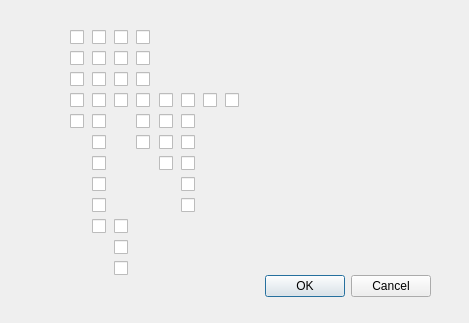
<?xml version="1.0" encoding="UTF-8"?>
<ui version="4.0">
 <class>Dialog</class>
 <widget class="QDialog" name="Dialog">
  <property name="geometry">
   <rect>
    <x>0</x>
    <y>0</y>
    <width>469</width>
    <height>323</height>
   </rect>
  </property>
  <property name="windowTitle">
   <string>Dialog</string>
  </property>
  <widget class="QDialogButtonBox" name="buttonBox">
   <property name="geometry">
    <rect>
     <x>90</x>
     <y>270</y>
     <width>341</width>
     <height>32</height>
    </rect>
   </property>
   <property name="orientation">
    <enum>Qt::Horizontal</enum>
   </property>
   <property name="standardButtons">
    <set>QDialogButtonBox::Cancel|QDialogButtonBox::Ok</set>
   </property>
  </widget>
  <widget class="QWidget" name="gridLayoutWidget">
   <property name="geometry">
    <rect>
     <x>70</x>
     <y>30</y>
     <width>171</width>
     <height>249</height>
    </rect>
   </property>
   <layout class="QGridLayout" name="gridLayout">
    <item row="0" column="3">
     <widget class="QCheckBox" name="checkBox_23"/>
    </item>
    <item row="1" column="2">
     <widget class="QCheckBox" name="checkBox_22"/>
    </item>
    <item row="5" column="4">
     <widget class="QCheckBox" name="checkBox_30"/>
    </item>
    <item row="8" column="1">
     <widget class="QCheckBox" name="checkBox_16"/>
    </item>
    <item row="4" column="4">
     <widget class="QCheckBox" name="checkBox_28"/>
    </item>
    <item row="1" column="3">
     <widget class="QCheckBox" name="checkBox_24"/>
    </item>
    <item row="5" column="1">
     <widget class="QCheckBox" name="checkBox_12"/>
    </item>
    <item row="3" column="4">
     <widget class="QCheckBox" name="checkBox_29"/>
    </item>
    <item row="9" column="1">
     <widget class="QCheckBox" name="checkBox_17"/>
    </item>
    <item row="3" column="3">
     <widget class="QCheckBox" name="checkBox_25"/>
    </item>
    <item row="3" column="2">
     <widget class="QCheckBox" name="checkBox_21"/>
    </item>
    <item row="10" column="2">
     <widget class="QCheckBox" name="checkBox_19"/>
    </item>
    <item row="11" column="2">
     <widget class="QCheckBox" name="checkBox_20"/>
    </item>
    <item row="4" column="1">
     <widget class="QCheckBox" name="checkBox_13"/>
    </item>
    <item row="7" column="1">
     <widget class="QCheckBox" name="checkBox_15"/>
    </item>
    <item row="3" column="6">
     <widget class="QCheckBox" name="checkBox_32"/>
    </item>
    <item row="3" column="5">
     <widget class="QCheckBox" name="checkBox_31"/>
    </item>
    <item row="4" column="0">
     <widget class="QCheckBox" name="checkBox_27"/>
    </item>
    <item row="4" column="3">
     <widget class="QCheckBox" name="checkBox_26"/>
    </item>
    <item row="9" column="2">
     <widget class="QCheckBox" name="checkBox_18"/>
    </item>
    <item row="1" column="0">
     <widget class="QCheckBox" name="checkBox_2"/>
    </item>
    <item row="0" column="2">
     <widget class="QCheckBox" name="checkBox_10"/>
    </item>
    <item row="2" column="1">
     <widget class="QCheckBox" name="checkBox_5"/>
    </item>
    <item row="2" column="2">
     <widget class="QCheckBox" name="checkBox_6"/>
    </item>
    <item row="1" column="1">
     <widget class="QCheckBox" name="checkBox_9"/>
    </item>
    <item row="6" column="1">
     <widget class="QCheckBox" name="checkBox_14"/>
    </item>
    <item row="2" column="3">
     <widget class="QCheckBox" name="checkBox_7"/>
    </item>
    <item row="2" column="0">
     <widget class="QCheckBox" name="checkBox"/>
    </item>
    <item row="0" column="0">
     <widget class="QCheckBox" name="A1">
      <property name="text">
       <string/>
      </property>
     </widget>
    </item>
    <item row="3" column="1">
     <widget class="QCheckBox" name="checkBox_11"/>
    </item>
    <item row="3" column="0">
     <widget class="QCheckBox" name="checkBox_4"/>
    </item>
    <item row="0" column="1">
     <widget class="QCheckBox" name="checkBox_8"/>
    </item>
    <item row="3" column="7">
     <widget class="QCheckBox" name="checkBox_33"/>
    </item>
    <item row="6" column="5">
     <widget class="QCheckBox" name="checkBox_34"/>
    </item>
    <item row="7" column="5">
     <widget class="QCheckBox" name="checkBox_35"/>
    </item>
    <item row="8" column="5">
     <widget class="QCheckBox" name="checkBox_36"/>
    </item>
    <item row="5" column="3">
     <widget class="QCheckBox" name="checkBox_37"/>
    </item>
    <item row="5" column="5">
     <widget class="QCheckBox" name="checkBox_38"/>
    </item>
    <item row="4" column="5">
     <widget class="QCheckBox" name="checkBox_39"/>
    </item>
    <item row="6" column="4">
     <widget class="QCheckBox" name="checkBox_40"/>
    </item>
   </layout>
  </widget>
 </widget>
 <resources/>
 <connections>
  <connection>
   <sender>buttonBox</sender>
   <signal>accepted()</signal>
   <receiver>Dialog</receiver>
   <slot>accept()</slot>
   <hints>
    <hint type="sourcelabel">
     <x>248</x>
     <y>254</y>
    </hint>
    <hint type="destinationlabel">
     <x>157</x>
     <y>274</y>
    </hint>
   </hints>
  </connection>
  <connection>
   <sender>buttonBox</sender>
   <signal>rejected()</signal>
   <receiver>Dialog</receiver>
   <slot>reject()</slot>
   <hints>
    <hint type="sourcelabel">
     <x>316</x>
     <y>260</y>
    </hint>
    <hint type="destinationlabel">
     <x>286</x>
     <y>274</y>
    </hint>
   </hints>
  </connection>
 </connections>
</ui>
